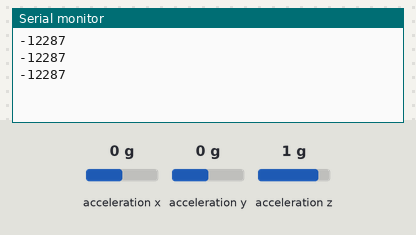
Recording of a sketch running on a simulated Arduino Uno, built with avr-gcc and run on an emulated ATmega328P. Parts: the last lines printed to the serial monitor. Wiring (inferred from the names in the program): MMA8452 accelerometer at I2C address 0x1C. The test bench sets the inputs (shaded band); at power-on: acceleration z 1 g, acceleration x 0 g, acceleration y 0 g.

Above: at 1.2 s.
1.3 s: acceleration z set to -1.4 g
At 1.9 s:
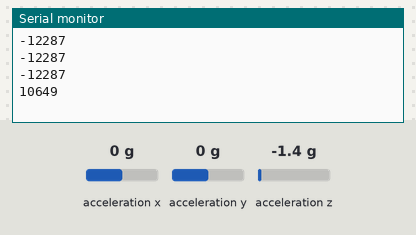
2.8 s: acceleration z set to -0.8 g
At 3.4 s:
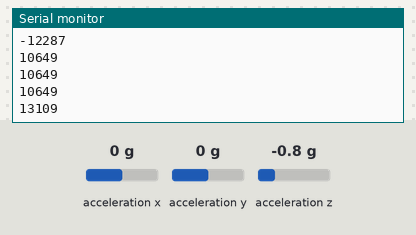
Timing chart, 0 to 5.8 s (numbered marks = the images above; inputs shaded):
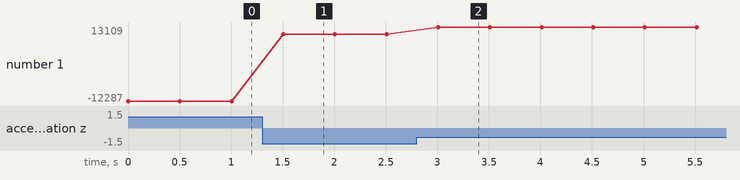

The sketch:

RB-SM.0.0.1_Energia_read_acceleration.ino
```cpp
/* This program will read only the z axis of the MMA8451Q accelerometer, it will then print
the values to the serial terminal

@Directions: Attached the SCL, SDA, GND and Vcc pins of the sensor module to the launchpad. Open
the serial port with the serial monitor to view the data
*/

// library to handel the i2c functions
#include <Wire.h>

void setup()
{
  Serial.begin(9600);			//start serial at baud 9600
  Wire.begin(); 				//start i2c bus as master

  i2cset(0x1c, 0x2a, 0x01);		//setup the accelermeter before taking readings
}

void loop()
{
  byte LSB, MSB;
  int z;

  LSB = i2cget(0x1c, 0x06);		//read first byte of z axis
  MSB = i2cget(0x1c, 0x05);		//read second byte
  z = ((MSB << 8) +LSB) >> 2;
  if(z > 8192 ); z = (z ^ 0x3fff)* -1;

  Serial.println(z, DEC); 		//print the value of the data as a decimal
  delay(500);
}

// read a single byte from the i2c bus
byte i2cget(byte i2cadr, byte reg)
{
  Wire.beginTransmission(i2cadr);
  Wire.write(reg);                		//set address pointer
  Wire.endTransmission(false);
  Wire.requestFrom(i2cadr, 1);      	//request byte from addresstoread
  while(!Wire.available());           	//wait for avalible byte
  return Wire.read();                 	//read byte
}

// write a byte to and address on the i2c bus
void i2cset(byte i2cadr, byte reg, byte data)
{
  Wire.beginTransmission(i2cadr);
  Wire.write(reg);               		//set address pointer
  Wire.write(data);                   	//write data
  Wire.endTransmission();
}
```

Measured:
- after the input at 1.3 s, the serial monitor: prints a new line after 0.21 s (image 1)
- after the input at 2.8 s, the serial monitor: prints a new line after 0.21 s (image 2)
- plotted number 1: -12287 → 10649 after the input at 1.3 s, 10649 → 13109 after the input at 2.8 s
